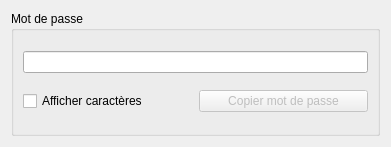
<?xml version="1.0" encoding="UTF-8"?>
<ui version="4.0">
 <class>PasswordDelayer_MainBox</class>
 <widget class="QWidget" name="PasswordDelayer_MainBox">
  <property name="geometry">
   <rect>
    <x>0</x>
    <y>0</y>
    <width>391</width>
    <height>147</height>
   </rect>
  </property>
  <property name="windowTitle">
   <string>Form</string>
  </property>
  <layout class="QVBoxLayout" name="verticalLayout">
   <item>
    <widget class="QGroupBox" name="password_groupBox">
     <property name="title">
      <string>Mot de passe</string>
     </property>
     <layout class="QVBoxLayout" name="password_layout">
      <item>
       <widget class="QLineEdit" name="mainLine"/>
      </item>
      <item>
       <layout class="QHBoxLayout" name="hidePassword_layout">
        <item>
         <widget class="QCheckBox" name="drawPassword_checkBox">
          <property name="text">
           <string>Afficher caractères</string>
          </property>
          <property name="checked">
           <bool>false</bool>
          </property>
         </widget>
        </item>
        <item>
         <widget class="QPushButton" name="copyToClipboard_button">
          <property name="enabled">
           <bool>false</bool>
          </property>
          <property name="text">
           <string>Copier mot de passe</string>
          </property>
         </widget>
        </item>
       </layout>
      </item>
     </layout>
    </widget>
   </item>
  </layout>
 </widget>
 <resources/>
 <connections/>
</ui>
